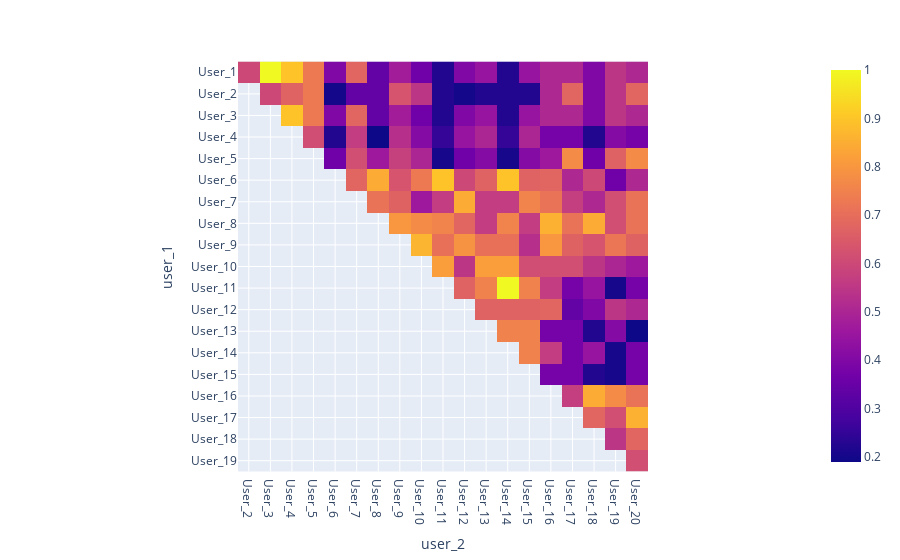

This figure's notebook cell:
### Code cell
fig = px.imshow(df_results_pivot)
fig.show()

### Figure 1 — Plotly figure (JSON) as saved in the notebook; plotly's stock layout.template omitted (floating-point values rounded to 4 significant figures; data arrays with more than 128 entries replaced by an {"elided": "..."} marker saying what was removed)
{"data": [{"coloraxis": "coloraxis", "hovertemplate": "user_2: %{x}<br>user_1: %{y}<br>color: %{z}<extra></extra>", "name": "0", "type": "heatmap", "x": ["User_2", "User_3", "User_4", "User_5", "User_6", "User_7", "User_8", "User_9", "User_10", "User_11", "User_12", "User_13", "User_14", "User_15", "User_16", "User_17", "User_18", "User_19", "User_20"], "xaxis": "x", "y": ["User_1", "User_2", "User_3", "User_4", "User_5", "User_6", "User_7", "User_8", "User_9", "User_10", "User_11", "User_12", "User_13", "User_14", "User_15", "User_16", "User_17", "User_18", "User_19"], "yaxis": "y", "z": {"elided": "19x19 float values"}}], "layout": {"coloraxis": {"colorscale": [[0, "#0d0887"], [0.1111, "#46039f"], [0.2222, "#7201a8"], [0.3333, "#9c179e"], [0.4444, "#bd3786"], [0.5556, "#d8576b"], [0.6667, "#ed7953"], [0.7778, "#fb9f3a"], [0.8889, "#fdca26"], [1, "#f0f921"]]}, "margin": {"t": 60}, "xaxis": {"anchor": "y", "constrain": "domain", "domain": [0, 1], "scaleanchor": "y", "title": {"text": "user_2"}}, "yaxis": {"anchor": "x", "autorange": "reversed", "constrain": "domain", "domain": [0, 1], "title": {"text": "user_1"}}}}
